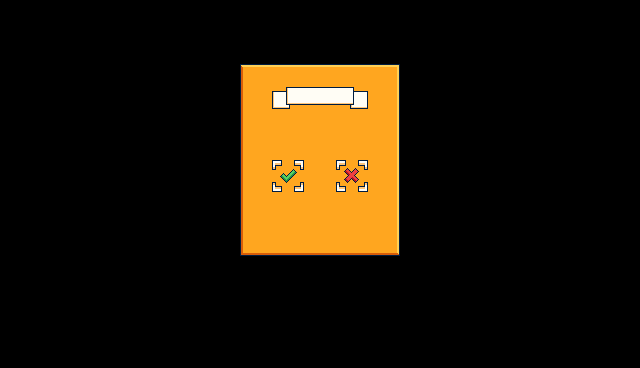

A 2D game scene composited from a Tiled map and its tileset images. What follows is a short description and the map's XML, with every tile layer's data as written:
An orthogonal 40x23 tile map with 16x16 px tiles, 3 tile layers (Tile Layer 1, Tile Layer 2, Tile Layer 3) and 2 objects.

<map version="1.10" tiledversion="git" orientation="orthogonal" renderorder="right-down" width="40" height="23" tilewidth="16" tileheight="16" infinite="0" nextlayerid="5" nextobjectid="3">
 <tileset firstgid="1" source="../Tilesets/UI.tsx" />
 <layer id="1" name="Tile Layer 1" width="40" height="23" locked="1">
  <data encoding="csv">
0,0,0,0,0,0,0,0,0,0,0,0,0,0,0,0,0,0,0,0,0,0,0,0,0,0,0,0,0,0,0,0,0,0,0,0,0,0,0,0,
0,0,0,0,0,0,0,0,0,0,0,0,0,0,0,0,0,0,0,0,0,0,0,0,0,0,0,0,0,0,0,0,0,0,0,0,0,0,0,0,
0,0,0,0,0,0,0,0,0,0,0,0,0,0,0,0,0,0,0,0,0,0,0,0,0,0,0,0,0,0,0,0,0,0,0,0,0,0,0,0,
0,0,0,0,0,0,0,0,0,0,0,0,0,0,0,0,0,0,0,0,0,0,0,0,0,0,0,0,0,0,0,0,0,0,0,0,0,0,0,0,
0,0,0,0,0,0,0,0,0,0,0,0,0,0,0,111,112,113,113,113,112,113,114,115,116,0,0,0,0,0,0,0,0,0,0,0,0,0,0,0,
0,0,0,0,0,0,0,0,0,0,0,0,0,0,0,159,160,161,162,163,160,161,162,163,164,0,0,0,0,0,0,0,0,0,0,0,0,0,0,0,
0,0,0,0,0,0,0,0,0,0,0,0,0,0,0,207,160,161,162,163,208,209,210,211,212,0,0,0,0,0,0,0,0,0,0,0,0,0,0,0,
0,0,0,0,0,0,0,0,0,0,0,0,0,0,0,255,208,209,210,211,256,257,258,259,260,0,0,0,0,0,0,0,0,0,0,0,0,0,0,0,
0,0,0,0,0,0,0,0,0,0,0,0,0,0,0,303,256,257,258,259,304,305,306,307,308,0,0,0,0,0,0,0,0,0,0,0,0,0,0,0,
0,0,0,0,0,0,0,0,0,0,0,0,0,0,0,159,304,305,306,307,304,305,306,307,212,0,0,0,0,0,0,0,0,0,0,0,0,0,0,0,
0,0,0,0,0,0,0,0,0,0,0,0,0,0,0,159,160,161,162,163,160,161,162,163,212,0,0,0,0,0,0,0,0,0,0,0,0,0,0,0,
0,0,0,0,0,0,0,0,0,0,0,0,0,0,0,159,160,161,162,163,160,161,162,163,164,0,0,0,0,0,0,0,0,0,0,0,0,0,0,0,
0,0,0,0,0,0,0,0,0,0,0,0,0,0,0,207,208,209,210,211,208,209,210,211,212,0,0,0,0,0,0,0,0,0,0,0,0,0,0,0,
0,0,0,0,0,0,0,0,0,0,0,0,0,0,0,255,209,210,211,210,211,257,258,259,260,0,0,0,0,0,0,0,0,0,0,0,0,0,0,0,
0,0,0,0,0,0,0,0,0,0,0,0,0,0,0,303,257,258,259,258,259,305,306,307,308,0,0,0,0,0,0,0,0,0,0,0,0,0,0,0,
0,0,0,0,0,0,0,0,0,0,0,0,0,0,0,351,352,353,353,352,353,354,355,353,356,0,0,0,0,0,0,0,0,0,0,0,0,0,0,0,
0,0,0,0,0,0,0,0,0,0,0,0,0,0,0,399,400,401,399,400,401,402,403,404,0,0,0,0,0,0,0,0,0,0,0,0,0,0,0,0,
0,0,0,0,0,0,0,0,0,0,0,0,0,0,0,0,0,0,0,0,0,0,0,0,0,0,0,0,0,0,0,0,0,0,0,0,0,0,0,0,
0,0,0,0,0,0,0,0,0,0,0,0,0,0,0,0,0,0,0,0,0,0,0,0,0,0,0,0,0,0,0,0,0,0,0,0,0,0,0,0,
0,0,0,0,0,0,0,0,0,0,0,0,0,0,0,0,0,0,0,0,0,0,0,0,0,0,0,0,0,0,0,0,0,0,0,0,0,0,0,0,
0,0,0,0,0,0,0,0,0,0,0,0,0,0,0,0,0,0,0,0,0,0,0,0,0,0,0,0,0,0,0,0,0,0,0,0,0,0,0,0,
0,0,0,0,0,0,0,0,0,0,0,0,0,0,0,0,0,0,0,0,0,0,0,0,0,0,0,0,0,0,0,0,0,0,0,0,0,0,0,0,
0,0,0,0,0,0,0,0,0,0,0,0,0,0,0,0,0,0,0,0,0,0,0,0,0,0,0,0,0,0,0,0,0,0,0,0,0,0,0,0
</data>
 </layer>
 <layer id="2" name="Tile Layer 2" width="40" height="23" locked="1">
  <data encoding="csv">
0,0,0,0,0,0,0,0,0,0,0,0,0,0,0,0,0,0,0,0,0,0,0,0,0,0,0,0,0,0,0,0,0,0,0,0,0,0,0,0,
0,0,0,0,0,0,0,0,0,0,0,0,0,0,0,0,0,0,0,0,0,0,0,0,0,0,0,0,0,0,0,0,0,0,0,0,0,0,0,0,
0,0,0,0,0,0,0,0,0,0,0,0,0,0,0,0,0,0,0,0,0,0,0,0,0,0,0,0,0,0,0,0,0,0,0,0,0,0,0,0,
0,0,0,0,0,0,0,0,0,0,0,0,0,0,0,0,0,0,0,0,0,0,0,0,0,0,0,0,0,0,0,0,0,0,0,0,0,0,0,0,
0,0,0,0,0,0,0,0,0,0,0,0,0,0,0,0,0,0,0,0,0,0,0,0,0,0,0,0,0,0,0,0,0,0,0,0,0,0,0,0,
0,0,0,0,0,0,0,0,0,0,0,0,0,0,0,0,0,0,0,0,0,0,0,0,0,0,0,0,0,0,0,0,0,0,0,0,0,0,0,0,
0,0,0,0,0,0,0,0,0,0,0,0,0,0,0,0,0,0,0,0,0,0,0,0,0,0,0,0,0,0,0,0,0,0,0,0,0,0,0,0,
0,0,0,0,0,0,0,0,0,0,0,0,0,0,0,0,0,0,0,0,0,0,0,0,0,0,0,0,0,0,0,0,0,0,0,0,0,0,0,0,
0,0,0,0,0,0,0,0,0,0,0,0,0,0,0,0,0,0,0,0,0,0,0,0,0,0,0,0,0,0,0,0,0,0,0,0,0,0,0,0,
0,0,0,0,0,0,0,0,0,0,0,0,0,0,0,0,0,0,0,0,0,0,897,0,0,0,0,0,0,0,0,0,0,0,0,0,0,0,0,0,
0,0,0,0,0,0,0,0,0,0,0,0,0,0,0,0,0,515,516,0,0,611,612,0,0,0,0,0,0,0,0,0,0,0,0,0,0,0,0,0,
0,0,0,0,0,0,0,0,0,0,0,0,0,0,0,0,0,563,564,0,991,659,660,0,0,0,0,0,0,0,0,0,0,0,0,0,0,0,0,0,
0,0,0,0,0,0,0,0,0,0,0,0,0,0,0,0,0,0,0,0,0,0,0,0,0,0,0,0,0,0,0,0,0,0,0,0,0,0,0,0,
0,0,0,0,0,0,0,0,0,0,0,0,0,0,0,0,0,0,0,0,0,0,0,0,0,0,0,0,0,0,0,0,0,0,0,0,0,0,0,0,
0,0,0,0,0,0,0,0,0,0,0,0,0,0,0,0,0,0,0,0,0,0,0,0,0,0,0,0,0,0,0,0,0,0,0,0,0,0,0,0,
0,0,0,0,0,0,0,0,0,0,0,0,0,0,0,0,0,0,0,0,0,0,0,0,0,0,0,0,0,0,0,0,0,0,0,0,0,0,0,0,
0,0,0,0,0,0,0,0,0,0,0,0,0,0,0,0,0,0,0,0,0,0,0,0,0,0,0,0,0,0,0,0,0,0,0,0,0,0,0,0,
0,0,0,0,0,0,0,0,0,0,0,0,0,0,0,0,0,0,0,0,0,0,0,0,0,0,0,0,0,0,0,0,0,0,0,0,0,0,0,0,
0,0,0,0,0,0,0,0,0,0,0,0,0,0,0,0,0,0,0,0,0,0,0,0,0,0,0,0,0,0,0,0,0,0,0,0,0,0,0,0,
0,0,0,0,0,0,0,0,0,0,0,0,0,0,0,0,0,0,0,0,0,0,0,0,0,0,0,0,0,0,0,0,0,0,0,0,0,0,0,0,
0,0,0,0,0,0,0,0,0,0,0,0,0,0,0,0,0,0,0,0,0,0,0,0,0,0,0,0,0,0,0,0,0,0,0,0,0,0,0,0,
0,0,0,0,0,0,0,0,0,0,0,0,0,0,0,0,0,0,0,0,0,0,0,0,0,0,0,0,0,0,0,0,0,0,0,0,0,0,0,0,
0,0,0,0,0,0,0,0,0,0,0,0,0,0,0,0,0,0,0,0,0,0,0,0,0,0,0,0,0,0,0,0,0,0,0,0,0,0,0,0
</data>
 </layer>
 <objectgroup id="4" name="pause">
  <object id="1" x="276.427" y="165.347" width="23.3182" height="20.3504" />
  <object id="2" x="340.446" y="165.771" width="23.3182" height="19.9265" />
 </objectgroup>
 <layer id="3" name="Tile Layer 3" width="40" height="23" locked="1">
  <data encoding="csv">
0,0,0,0,0,0,0,0,0,0,0,0,0,0,0,0,0,0,0,0,0,0,0,0,0,0,0,0,0,0,0,0,0,0,0,0,0,0,0,0,
0,0,0,0,0,0,0,0,0,0,0,0,0,0,0,0,0,0,0,0,0,0,0,0,0,0,0,0,0,0,0,0,0,0,0,0,0,0,0,0,
0,0,0,0,0,0,0,0,0,0,0,0,0,0,0,0,0,0,0,0,0,0,0,0,0,0,0,0,0,0,0,0,0,0,0,0,0,0,0,0,
0,0,0,0,0,0,0,0,0,0,0,0,0,0,0,0,0,0,0,0,0,0,0,0,0,0,0,0,0,0,0,0,0,0,0,0,0,0,0,0,
0,0,0,0,0,0,0,0,0,0,0,0,0,0,0,0,0,0,0,0,0,0,0,0,0,0,0,0,0,0,0,0,0,0,0,0,0,0,0,0,
0,0,0,0,0,0,0,0,0,0,0,0,0,0,0,0,0,123,124,125,126,127,128,0,0,0,0,0,0,0,0,0,0,0,0,0,0,0,0,0,
0,0,0,0,0,0,0,0,0,0,0,0,0,0,0,0,0,171,172,173,174,175,176,0,0,0,0,0,0,0,0,0,0,0,0,0,0,0,0,0,
0,0,0,0,0,0,0,0,0,0,0,0,0,0,0,0,0,0,0,0,0,0,0,0,0,0,0,0,0,0,0,0,0,0,0,0,0,0,0,0,
0,0,0,0,0,0,0,0,0,0,0,0,0,0,0,0,0,0,0,0,0,0,0,0,0,0,0,0,0,0,0,0,0,0,0,0,0,0,0,0,
0,0,0,0,0,0,0,0,0,0,0,0,0,0,0,0,0,0,0,0,0,0,0,0,0,0,0,0,0,0,0,0,0,0,0,0,0,0,0,0,
0,0,0,0,0,0,0,0,0,0,0,0,0,0,0,0,0,891,892,0,0,891,892,0,0,0,0,0,0,0,0,0,0,0,0,0,0,0,0,0,
0,0,0,0,0,0,0,0,0,0,0,0,0,0,0,0,0,939,940,0,0,939,940,0,0,0,0,0,0,0,0,0,0,0,0,0,0,0,0,0,
0,0,0,0,0,0,0,0,0,0,0,0,0,0,0,0,0,0,0,0,0,0,0,0,0,0,0,0,0,0,0,0,0,0,0,0,0,0,0,0,
0,0,0,0,0,0,0,0,0,0,0,0,0,0,0,0,0,0,0,0,0,0,0,0,0,0,0,0,0,0,0,0,0,0,0,0,0,0,0,0,
0,0,0,0,0,0,0,0,0,0,0,0,0,0,0,0,0,0,0,0,0,0,0,0,0,0,0,0,0,0,0,0,0,0,0,0,0,0,0,0,
0,0,0,0,0,0,0,0,0,0,0,0,0,0,0,0,0,0,0,0,0,0,0,0,0,0,0,0,0,0,0,0,0,0,0,0,0,0,0,0,
0,0,0,0,0,0,0,0,0,0,0,0,0,0,0,0,0,0,0,0,0,0,0,0,0,0,0,0,0,0,0,0,0,0,0,0,0,0,0,0,
0,0,0,0,0,0,0,0,0,0,0,0,0,0,0,0,0,0,0,0,0,0,0,0,0,0,0,0,0,0,0,0,0,0,0,0,0,0,0,0,
0,0,0,0,0,0,0,0,0,0,0,0,0,0,0,0,0,0,0,0,0,0,0,0,0,0,0,0,0,0,0,0,0,0,0,0,0,0,0,0,
0,0,0,0,0,0,0,0,0,0,0,0,0,0,0,0,0,0,0,0,0,0,0,0,0,0,0,0,0,0,0,0,0,0,0,0,0,0,0,0,
0,0,0,0,0,0,0,0,0,0,0,0,0,0,0,0,0,0,0,0,0,0,0,0,0,0,0,0,0,0,0,0,0,0,0,0,0,0,0,0,
0,0,0,0,0,0,0,0,0,0,0,0,0,0,0,0,0,0,0,0,0,0,0,0,0,0,0,0,0,0,0,0,0,0,0,0,0,0,0,0,
0,0,0,0,0,0,0,0,0,0,0,0,0,0,0,0,0,0,0,0,0,0,0,0,0,0,0,0,0,0,0,0,0,0,0,0,0,0,0,0
</data>
 </layer>
</map>
